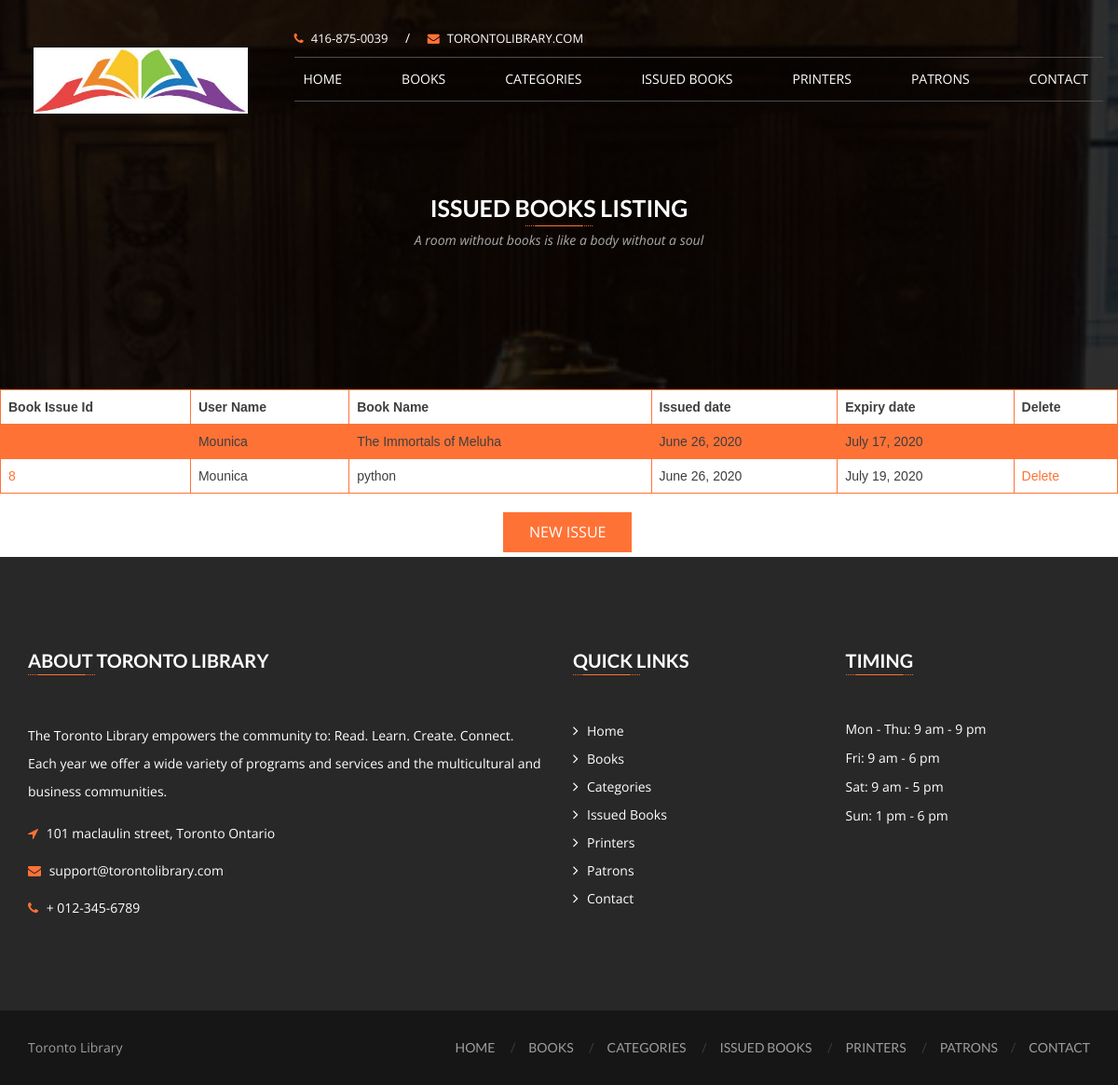
The app's page /issuedbooks/ with its own data.
### Library/models.py (models this page shows, shortened)
class Issuebook(models.Model):
    book = models.ForeignKey(Book,on_delete=models.CASCADE)
    patron = models.ForeignKey(Patron,on_delete=models.CASCADE)
    issuedate = models.DateField(default=datetime.now(), blank=True)
    expirydate = models.DateField()
    class Meta:
      db_table = "issuedbooks"

class Patron(models.Model):
    patronfname = models.CharField(max_length=200)
    patronlname = models.CharField(max_length=200)
    patronemail = models.EmailField(max_length=70, blank=True)
    patronphone = models.CharField(max_length=12)
    patronaddress = models.CharField(max_length=200)
    def __str__(self):
        return self.patronfname
    class Meta:
      db_table = "patrons"

class Book(models.Model):
    bookname = models.CharField(max_length=200)
    bookauthor = models.CharField(max_length=200)
    bookprice = models.IntegerField()
    def __str__(self):
        return self.bookname
    class Meta:
      db_table = "books"

### Library/views.py (the view)
# urls.py: path('issuedbooks/', views.list_issuebook, name='issuedbooks'),
def list_issuebook(request):
    issuedbooks = Issuebook.objects.all()
    return render(request, 'issuedbooks.html', {'issuedbooks': issuedbooks})

### Library/templates/issuedbooks.html (shortened to what this page needs)
<!DOCTYPE html>
<html lang="en">
<head>
  <head>
    {% load static %}
    <link href="{% static '/css/font-awesome.min.css' %}" rel="stylesheet" type="text/css" />
    <link href="{% static '/css/mmenu.css' %}" rel="stylesheet" type="text/css" />
    <link href="{% static '/css/mmenu.positioning.css' %}" rel="stylesheet" type="text/css" />
    <link href="{% static '/css/style.css' %}" rel="stylesheet" type="text/css" />
  </head>
<body>
  <header id="header-v1" class="navbar-wrapper">
    <div class="container">
      <div class="row">
        <nav class="navbar navbar-default">
          <div class="row">
            <div class="col-md-3">
              <div class="navbar-header">
                <div class="navbar-brand">
                  <h1>
                    <a href="index.html">
                      <img src="{% static 'images/libraria-logo-v1.png' %}" alt="toronto library" />
                    </a>
                  </h1>
                </div>
              </div>
            </div>
            <div class="col-md-9">
              <div class="header-topbar hidden-sm hidden-xs">
                <div class="row">
                  <div class="col-sm-6">
                    <div class="topbar-info">
                      <a href="tel: +1-416-875-0039"><i class="fa fa-phone"></i>416-875-0039</a>
                      <span>/</span>
                      <a href="mailto:mounica.sykam@gmail.com"><i class="fa fa-envelope"></i>torontolibrary.com</a>
                    </div>
                  </div>
                  <div class="col-sm-6">
                  </div>
                </div>
              </div>
              <div class="navbar-collapse hidden-sm hidden-xs">
                <ul class="nav navbar-nav">
                  <li>
                    <a href="{% url 'home' %}">Home</a>
                  </li>
                  <li>
                    <a href="{% url 'list_books' %}">Books</a>
                  </li>
                  <li>
                    <a href="{% url 'list_categories' %}">Categories</a>
                  </li>
                  <li>
                    <a href="{% url 'issuedbooks' %}">Issued Books</a>
                  </li>
                  <li>
                    <a href="{% url 'list_publishers' %}">Printers</a>
                  </li>
                  <li><a href="{% url 'list_patrons' %}">Patrons</a></li>
                  <li><a href="{% url 'contact' %}">Contact</a></li>
                </ul>
              </div>
            </div>
          </div>
        </nav>
      </div>
    </div>
  </header>
        <section class="page-banner services-banner">
          <div class="container">
              <div class="banner-header">
                  <h2>Issued Books listing</h2>
                  <span class="underline center"></span>
                  <p class="lead">A room without books is like a body without a soul</p>
              </div>
          </div>
      </section>
  <div id="content" class="site-content">
    <div id="primary" class="content-area">
      <main id="main" class="site-main">
    <table>
        <tr>
            <th>Book Issue Id</th>
            <th>User Name</th>
            <th>Book Name</th>
            <th>Issued date</th>
            <th>Expiry date</th>
            <th>Delete</th>
        </tr>
        {% for issuedbook in issuedbooks %}
        <tr>
            <td><a href="{% url 'update_issuebook' issuedbook.id %}">{{ issuedbook.id }}</a></td>
            <td>{{ issuedbook.patron }}</td>
            <td>{{ issuedbook.book }}</td>
            <td>{{ issuedbook.issuedate }}</td>
            <td>{{ issuedbook.expirydate }}</td>
            <td>
                <a href="{% url 'delete_issuebook' issuedbook.id %}">Delete</a>
            </td>
        </tr>
        {% endfor %}
    </table>
    <div class="slide-buttons hidden-sm hidden-xs">
        <a href="{% url 'issuebook_create'%}" class="btn btn-primary" style="position: relative; margin-left:45%; margin-bottom:5px">New Issue</a>
    </div>
</main>
</div>
</div>
<footer class="site-footer">
<div class="container">
<div id="footer-widgets">
  <div class="row">
    <div class="col-md-6 col-sm-6 widget-container">
      <div id="text-2" class="widget widget_text">
        <h3 class="footer-widget-title">About Toronto Library</h3>
        <span class="underline left"></span>
        <div class="textwidget">
          The Toronto Library empowers the community to: Read. Learn. Create. Connect. Each
          year we offer a wide variety of programs and services and the multicultural and business
          communities.
        </div>
        <address>
          <div class="info">
            <i class="fa fa-location-arrow"></i>
            <span>101 maclaulin street, Toronto Ontario</span>
          </div>
          <div class="info">
            <i class="fa fa-envelope"></i>
            <span><a href="mailto:mounica.sykam@gmail.com">support@torontolibrary.com</a></span>
          </div>
          <div class="info">
            <i class="fa fa-phone"></i>
            <span><a href="tel:012-345-6789">+ 012-345-6789</a></span>
          </div>
        </address>
      </div>
    </div>
    <div class="col-md-3 col-sm-6 widget-container">
      <div id="nav_menu-2" class="widget widget_nav_menu">
        <h3 class="footer-widget-title">Quick Links</h3>
        <span class="underline left"></span>
        <div class="menu-quick-links-container">
          <ul id="menu-quick-links" class="menu">
            <li><a href="{% url 'home' %}">Home</a> </li>
            <li><a href="{% url 'list_books' %}">Books</a> </li>
            <li><a href="{% url 'list_categories' %}">Categories</a> </li>
            <li><a href="{% url 'issuedbooks' %}">Issued Books</a> </li>
            <li><a href="{% url 'list_publishers' %}">Printers</a> </li>
            <li><a href="{% url 'list_patrons' %}">Patrons</a></li>
            <li><a href="{% url 'contact' %}">Contact</a></li>
          </ul>
        </div>
      </div>
    </div>
    <div class="col-md-3 col-sm-6 widget-container">
      <div id="text-4" class="widget widget_text">
        <h3 class="footer-widget-title">Timing</h3>
        <span class="underline left"></span>
        <div class="timming-text-widget">
          <time datetime="2017-02-13">Mon - Thu: 9 am - 9 pm</time>
          <time datetime="2017-02-13">Fri: 9 am - 6 pm</time>
          <time datetime="2017-02-13">Sat: 9 am - 5 pm</time>
          <time datetime="2017-02-13">Sun: 1 pm - 6 pm</time>
        </div>
      </div>
    </div>
  </div>
</div>
</div>
<div class="sub-footer">
<div class="container">
  <div class="row">
    <div class="footer-text col-md-3">
      <p>Toronto Library</p>
    </div>
    <div class="col-md-9 pull-right">
      <ul>
        <li><a href="{% url 'home' %}">Home</a> </li>
        <li><a href="{% url 'list_books' %}">Books</a> </li>
        <li><a href="{% url 'list_categories' %}">Categories</a> </li>
        <li><a href="{% url 'issuedbooks' %}">Issued Books</a> </li>
        <li><a href="{% url 'list_publishers' %}">Printers</a> </li>
        <li><a href="{% url 'list_patrons' %}">Patrons</a></li>
        <li><a href="{% url 'contact' %}">Contact</a></li>
      </ul>
    </div>
  </div>
</div>
</div>
</footer>
</body>
</html>

### Library/templates/issuedbooks.html (style rules this page uses)
table { font-family: arial, sans-serif; border-collapse: collapse; width: 100%; }
td, th { border: 1px solid #ff7236; ; text-align: left; padding: 8px; }
tr:nth-child(even) { background-color: #ff7236; ; }

### records on screen
Issuebook: patron "Mounica", book "The Immortals of Meluha", issuedate "June 26, 2020", expirydate "July 17, 2020"
Issuebook: id "8", patron "Mounica", book "python", issuedate "June 26, 2020", expirydate "July 19, 2020"
